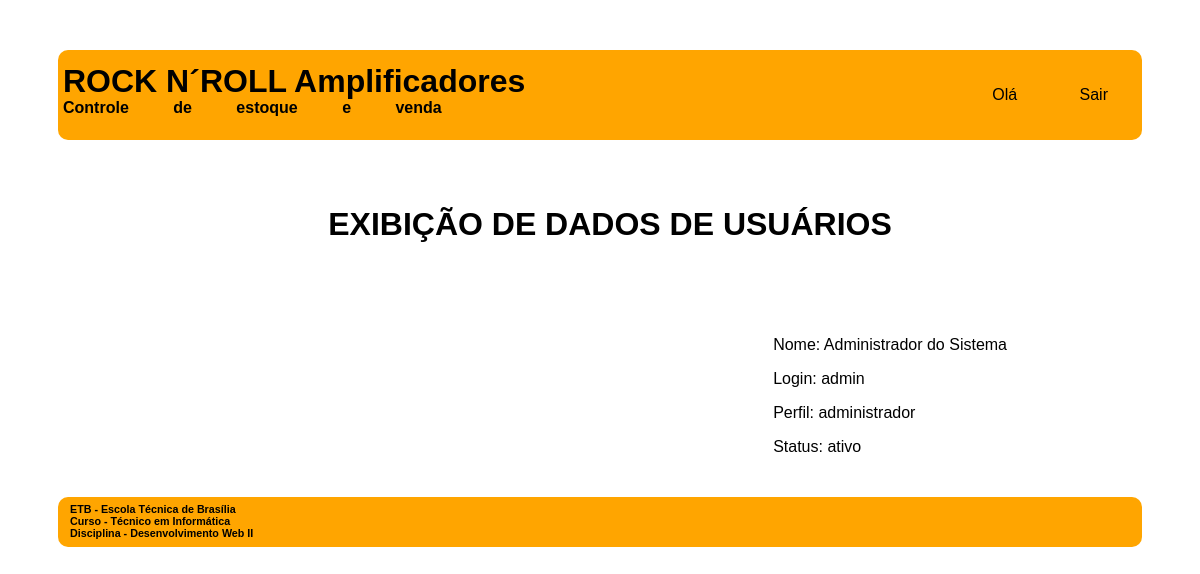
The page /exibe_fun.php?codigo=1 on the database its author committed.
### tables this page shows
CREATE TABLE `funcionarios` (
  `COD_FUN` int(11) NOT NULL,
  `NOME_FUN` varchar(45) NOT NULL,
  `LOGIN_FUN` varchar(45) NOT NULL,
  `SENHA_FUN` varchar(45) NOT NULL,
  `STATUS_FUN` varchar(45) NOT NULL DEFAULT 'ativo',
  `FUNCAO_FUN` varchar(45) NOT NULL
);

### exibe_fun.php (the view, shortened to what this page needs)
<!DOCTYPE html>
<html>
    <head>
        <link rel="stylesheet" type="text/css" href="css/layout.css">
		<link rel="stylesheet" type="text/css" href="css/menu.css">
    </head>
    <body>
        <div id="principal">
			<div id="topo">
				<div id="logo">
					<h1> ROCK N´ROLL Amplificadores </h1>
					<h4> Controle de estoque e venda </h4>
				</div>
				<div class="menu_global">
					<ul>
						<li> Olá <?php include "valida_login.php";?></li>
                        <li><a href="logout.php" class="active">Sair</a></li>
                    </ul>
				</div>
			</div>
			<div id="conteudo_especifico">
				<div class="div_central centralizar">
					<h1> EXIBIÇÃO DE DADOS DE USUÁRIOS </h1>
				</div>
				<div id="funcionalidade" class="div_direita">
					<?php
						$conectar = mysqli_connect ("localhost", "root", "", "sistema_modelo");
						$cod = $_GET["codigo"];
						$sql_pesquisa = "SELECT nome_fun, login_fun, funcao_fun, status_fun
										 FROM funcionarios
										 WHERE cod_fun = '$cod'";
						$resultado_pesquisa = mysqli_query ($conectar, $sql_pesquisa);
						$registro = mysqli_fetch_row($resultado_pesquisa);
						echo "<p> Nome: $registro[0] </p>";
						echo "<p> Login: $registro[1]</p>";
						echo "<p> Perfil: $registro[2]</p>";
						echo "<p> Status: $registro[3] </p>";
					?>
				</div>
			</div>
			<div id="rodape">
				<div id="texto_institucional">
					<div id="texto_institucional">
						<h6> ETB - Escola Técnica de Brasília </h6>
						<h6> Curso - Técnico em Informática </h6>
						<h6> Disciplina - Desenvolvimento Web II </h6>
					</div>
				</div>
		</div>
    </body>
</html>

### css/layout.css (style rules this page uses)
#topo { padding: 5px; display: grid; grid-template-columns: auto auto; margin: 0px auto 20px auto; grid-gap: 5px; border-radius: 10px; background-color: orange; color: black; justify-content: space-between; }
#logo h1 { line-height: 10px; word-spacing: 0px; }
#logo h4 { line-height: 0px; word-spacing: 40px; }
#conteudo_especifico { padding: 5px; display: grid; grid-template-columns: 50% 50%; margin: 0px auto 5px auto; grid-gap: 20px; }
.div_direita { margin: 15px 150px auto auto; }
.div_central { margin: auto 150px auto 150px; grid-column-start: 1; grid-column-end: 3; }
#rodape { padding: 0px; display: grid; grid-template-columns: auto auto; grid-template-rows: 50px; margin: 20px auto 0px auto; grid-gap: 5px; border-radius: 10px; background-color: orange; color: black; justify-content: space-between; }
#rodape h6 { line-height: 0px; word-spacing: 0px; margin: 12px auto 12px 12px; }
.centralizar { text-align: center; padding: 20px 30px 20px 30px; }

### css/menu.css (style rules this page uses)
.menu_global a { text-decoration: none; color: black; }

### rows shown on the page
funcionarios: NOME_FUN "Administrador do Sistema", LOGIN_FUN "admin", FUNCAO_FUN "administrador", STATUS_FUN "ativo"
